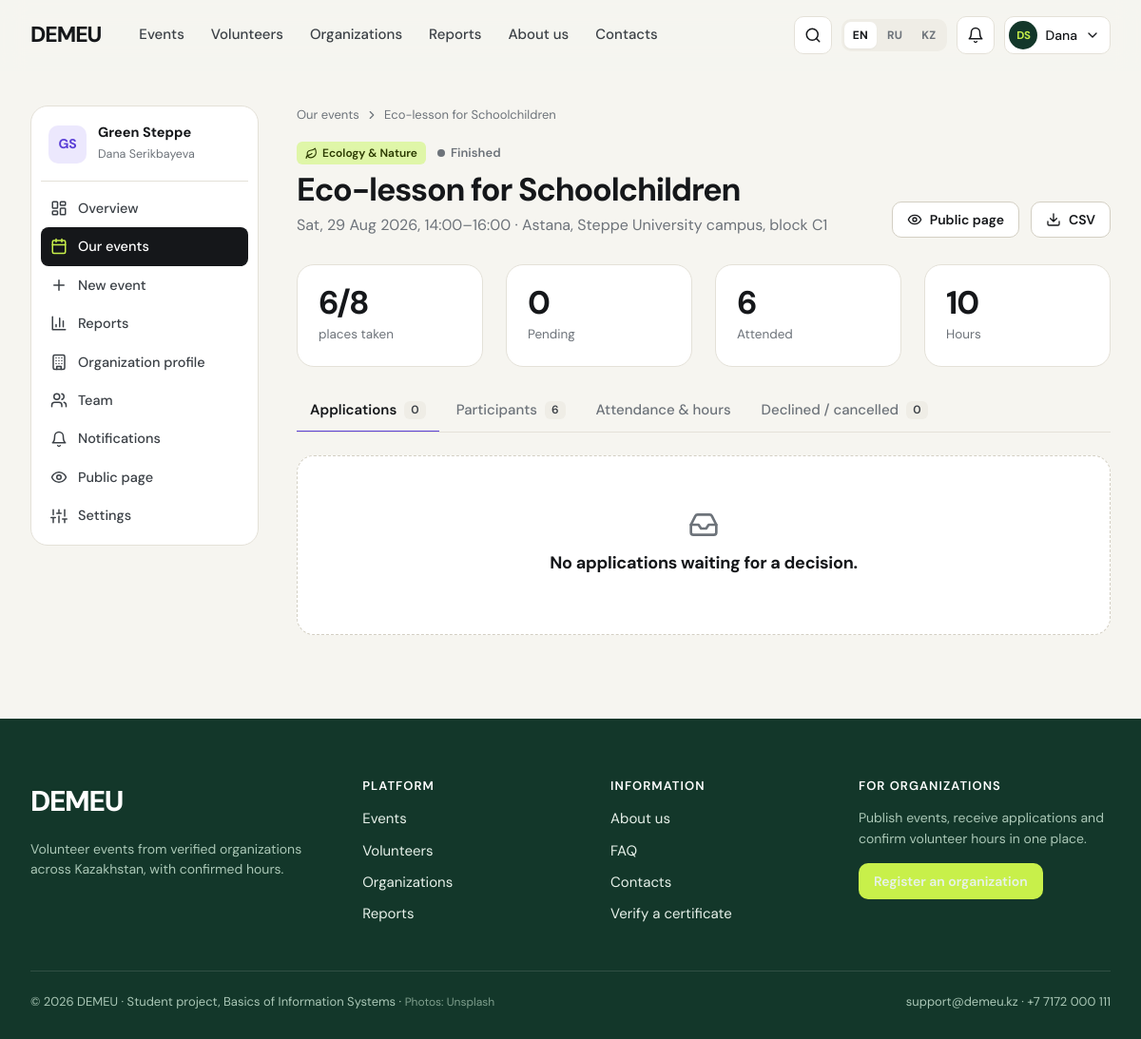
Page /org/events/333 (signed in) on the committed database.
### tables this page shows
CREATE TABLE coordinators (
    coordinator_id INTEGER PRIMARY KEY,
    user_id        INTEGER NOT NULL UNIQUE REFERENCES users(user_id) ON DELETE RESTRICT,
    org_id         INTEGER NOT NULL REFERENCES organizations(org_id) ON DELETE RESTRICT,
    full_name      TEXT NOT NULL CHECK (length(trim(full_name)) >= 3),
    phone          TEXT NOT NULL,
    position       TEXT,
    is_owner       INTEGER NOT NULL DEFAULT 0 CHECK (is_owner IN (0,1)),  -- can manage team & org profile
    created_at     TEXT NOT NULL DEFAULT (datetime('now','localtime'))
);

CREATE TABLE organizations (
    org_id           INTEGER PRIMARY KEY,
    name             TEXT NOT NULL UNIQUE,
    bin              TEXT NOT NULL UNIQUE CHECK (length(bin) = 12 AND bin NOT GLOB '*[^0-9]*'),
    org_type         TEXT NOT NULL CHECK (org_type IN ('ngo','foundation','initiative','university','government','business')),
    description      TEXT NOT NULL,
    city_id          INTEGER NOT NULL REFERENCES cities(city_id) ON DELETE RESTRICT,
    address          TEXT NOT NULL,
    email            TEXT NOT NULL,
    phone            TEXT NOT NULL,
    website          TEXT,
    logo_path        TEXT,
    founded_year     INTEGER CHECK (founded_year BETWEEN 1950 AND 2100),
    status           TEXT NOT NULL DEFAULT 'pending'
                     CHECK (status IN ('pending','verified','rejected','suspended')),
    status_comment   TEXT,                     -- reason for rejection / suspension
    verified_at      TEXT,
    verified_by      INTEGER REFERENCES users(user_id) ON DELETE SET NULL,
    created_at       TEXT NOT NULL DEFAULT (datetime('now','localtime'))
);

CREATE TABLE events (
    event_id              INTEGER PRIMARY KEY,
    org_id                INTEGER NOT NULL REFERENCES organizations(org_id) ON DELETE RESTRICT,
    coordinator_id        INTEGER NOT NULL REFERENCES coordinators(coordinator_id) ON DELETE RESTRICT,
    direction_id          INTEGER NOT NULL REFERENCES directions(direction_id) ON DELETE RESTRICT,
    city_id               INTEGER NOT NULL REFERENCES cities(city_id) ON DELETE RESTRICT,
    title                 TEXT NOT NULL CHECK (length(trim(title)) >= 5),
    summary               TEXT NOT NULL,       -- one line for cards
    description           TEXT NOT NULL,
    address               TEXT NOT NULL,
    starts_at             TEXT NOT NULL,       -- YYYY-MM-DD HH:MM
    ends_at               TEXT NOT NULL,
    registration_deadline TEXT NOT NULL,
    max_volunteers        INTEGER NOT NULL CHECK (max_volunteers BETWEEN 1 AND 1000),
    min_age               INTEGER NOT NULL DEFAULT 14 CHECK (min_age BETWEEN 14 AND 99),
    requires_approval     INTEGER NOT NULL DEFAULT 1 CHECK (requires_approval IN (0,1)),
    requirements          TEXT,                -- what to bring / skills needed
    provided              TEXT,                -- what organisers provide (meals, gloves...)
    cover_path            TEXT,
    status                TEXT NOT NULL DEFAULT 'published'
                          CHECK (status IN ('draft','published','cancelled','completed')),
    cancel_reason         TEXT,
    created_at            TEXT NOT NULL DEFAULT (datetime('now','localtime')),
    updated_at            TEXT,
    CHECK (ends_at > starts_at),
    CHECK (registration_deadline <= starts_at)
);

CREATE TABLE directions (
    direction_id INTEGER PRIMARY KEY,
    slug         TEXT NOT NULL UNIQUE,
    name_en      TEXT NOT NULL,
    name_ru      TEXT NOT NULL,
    name_kk      TEXT NOT NULL,
    icon         TEXT NOT NULL DEFAULT 'heart',
    tone         TEXT NOT NULL DEFAULT 'mint'
                 CHECK (tone IN ('mint','sage','butter','sky','rose','lilac'))
);

### demeu/org.py (the view)
@bp.route("/events/<int:event_id>")
@coordinator_only
def event_manage(event_id):
    ev = own_event(event_id)
    regs = query("""SELECT r.*, v.full_name, v.phone, v.birth_date, v.avatar_path, v.volunteer_id, u.email,
        (SELECT COUNT(*) FROM registrations r2 WHERE r2.volunteer_id=v.volunteer_id AND r2.status='attended') AS done,
        (SELECT COUNT(*) FROM registrations r2 WHERE r2.volunteer_id=v.volunteer_id AND r2.status='no_show') AS missed
        FROM registrations r JOIN volunteers v USING (volunteer_id) JOIN users u ON u.user_id=v.user_id
        WHERE r.event_id=? ORDER BY r.applied_at""", (event_id,))
    groups = {k: [r for r in regs if r["status"] in v] for k, v in {
        "pending": ("pending",), "participants": ("approved", "attended", "no_show"),
        "closed": ("rejected", "cancelled")}.items()}
    started = ev["starts_at"] <= now_str()
    tab = request.args.get("tab") or ("attendance" if started and ev["status"] == "published" else "pending")
    return render_template("org/event_manage.html", ev=ev, groups=groups, tab=tab, started=started,
                           finished=ev["ends_at"] <= now_str(),
                           hours=duration_hours(ev["starts_at"], ev["ends_at"]),
                           unmarked=sum(1 for r in regs if r["status"] == "approved"))

### demeu/templates/org/event_manage.html (shortened to what this page needs)
{% extends "org/_layout.html" %}
{% from "partials/macros.html" import avatar, status, empty, dir_tag %}
{% block cab %}
{% set phase = event_phase(ev) %}
<div class="crumbs"><a href="{{ url_for('org.events') }}">{{ _('org_events') }}</a>{{ icon('chevron-right', 14) }}<span>{{ ev.title }}</span></div>
<div class="cab-head">
  <div><div class="row mb-1">{{ dir_tag(ev) }}{{ status(phase) }}</div><h1>{{ ev.title }}</h1>
    <p>{{ fmt_date(ev.starts_at, True) }}, {{ fmt_time(ev.starts_at) }}–{{ fmt_time(ev.ends_at) }} · {{ ev.address }}</p></div>
  <div class="row">
    <a class="btn btn-ghost btn-sm" href="{{ url_for('public.event_detail', event_id=ev.event_id) }}">{{ icon('eye', 16) }} {{ _('public_page') }}</a>
    <a class="btn btn-ghost btn-sm" href="{{ url_for('org.export', event_id=ev.event_id) }}">{{ icon('download', 16) }} CSV</a>
  </div>
</div>
<div class="grid grid-4 mb-3">
  <div class="stat"><div class="num">{{ ev.taken }}/{{ ev.max_volunteers }}</div><div class="lbl">{{ _('approved_places') }}</div></div>
  <div class="stat"><div class="num">{{ groups.pending|length }}</div><div class="lbl">{{ _('st_pending') }}</div></div>
  <div class="stat"><div class="num">{{ groups.participants|selectattr('status','equalto','attended')|list|length }}</div><div class="lbl">{{ _('st_attended') }}</div></div>
  <div class="stat"><div class="num">{{ fmt_hours(groups.participants|selectattr('status','equalto','attended')|sum(attribute='hours_confirmed')) }}</div><div class="lbl">{{ _('hours_col') }}</div></div>
</div>
<nav class="tabs">
  <a class="{{ 'on' if tab == 'pending' }}" href="?tab=pending">{{ _('tab_applications') }} <span class="n">{{ groups.pending|length }}</span></a>
  <a class="{{ 'on' if tab == 'participants' }}" href="?tab=participants">{{ _('tab_participants') }} <span class="n">{{ groups.participants|length }}</span></a>
  {% if started and ev.status in ('published', 'completed') %}<a class="{{ 'on' if tab == 'attendance' }}" href="?tab=attendance">{{ _('tab_attendance') }}{% if unmarked %} <span class="n">{{ unmarked }}</span>{% endif %}</a>{% endif %}
  <a class="{{ 'on' if tab == 'closed' }}" href="?tab=closed">{{ _('tab_closed') }} <span class="n">{{ groups.closed|length }}</span></a>
</nav>
{% if tab == 'pending' %}
  {% if groups.pending %}
  <div class="table-wrap"><table class="table">
    <thead><tr><th>{{ _('volunteer') }}</th><th>{{ _('age') }}</th><th>{{ _('experience') }}</th><th>{{ _('motivation') }}</th><th>{{ _('applied') }}</th><th></th></tr></thead>
    <tbody>
    {% for r in groups.pending %}
      <tr><td><a class="person" href="{{ url_for('public.volunteer_profile', volunteer_id=r.volunteer_id) }}">{{ avatar(r.avatar_path, r.full_name, 'sm') }}{{ r.full_name }}</a></td>
        <td>{{ age_on(r.birth_date) }}</td>
        <td class="small">{{ _('n_attended', n=r.done) }}{% if r.missed %} · <span style="color:var(--danger)">{{ _('n_missed', n=r.missed) }}</span>{% endif %}</td>
        <td class="small cell-clip" title="{{ r.motivation or '' }}">{{ r.motivation or '—' }}</td>
        <td class="small nowrap">{{ fmt_dt(r.applied_at) }}</td>
        <td class="nowrap">
          {% if ev.status == 'published' and not started %}
          <form method="post" action="{{ url_for('org.decide', registration_id=r.registration_id) }}" class="inline-form">{{ csrf_field() }}
            <button class="btn btn-primary btn-xs" name="decision" value="approve" {{ 'disabled' if ev.taken >= ev.max_volunteers }}>{{ icon('check', 14) }} {{ _('approve') }}</button>
            <button class="btn btn-danger btn-xs" name="decision" value="reject">{{ icon('x', 14) }}</button></form>
          {% endif %}</td></tr>
    {% endfor %}
    </tbody></table></div>
  {% if ev.taken >= ev.max_volunteers %}<p class="small muted mt-1">{{ _('full_cannot_approve') }}</p>{% endif %}
  {% else %}{{ empty('inbox', _('no_pending_apps')) }}{% endif %}
{% endif %}
{% endblock %}

### demeu/templates/org/_layout.html (shortened to what this page needs)
{% extends "base.html" %}
{% from "partials/macros.html" import org_logo, status %}
{% block content %}
{% set ep = request.endpoint %}
<div class="wrap">
  <div class="cabinet">
    <nav class="card side-nav" aria-label="{{ _('org_cabinet') }}">
      <div class="who">{{ org_logo(g.org) }}<div><b>{{ g.org.name }}</b><span class="xs muted">{{ g.coordinator.full_name }}</span></div></div>
      <a class="{{ 'on' if ep == 'org.dashboard' }}" href="{{ url_for('org.dashboard') }}">{{ icon('dashboard') }} {{ _('overview') }}</a>
      <a class="{{ 'on' if ep in ('org.events', 'org.event_manage', 'org.event_edit') }}" href="{{ url_for('org.events') }}">{{ icon('calendar') }} {{ _('org_events') }}</a>
      <a class="{{ 'on' if ep == 'org.event_new' }}" href="{{ url_for('org.event_new') }}">{{ icon('plus') }} {{ _('new_event') }}</a>
      <a class="{{ 'on' if ep == 'org.reports' }}" href="{{ url_for('org.reports') }}">{{ icon('chart') }} {{ _('nav_reports') }}</a>
      {% if g.coordinator.is_owner %}
      <a class="{{ 'on' if ep == 'org.profile' }}" href="{{ url_for('org.profile') }}">{{ icon('building') }} {{ _('org_profile') }}</a>
      <a class="{{ 'on' if ep == 'org.team' }}" href="{{ url_for('org.team') }}">{{ icon('users') }} {{ _('team') }}</a>
      {% endif %}
      <a href="{{ url_for('auth.notifications') }}">{{ icon('bell') }} {{ _('notifications') }}{% if unread %}<span class="badge">{{ unread }}</span>{% endif %}</a>
      <a href="{{ url_for('public.organization_profile', org_id=g.org.org_id) }}">{{ icon('eye') }} {{ _('org_public_page') }}</a>
      <a href="{{ url_for('auth.settings') }}">{{ icon('sliders') }} {{ _('settings') }}</a>
    </nav>
    <div>
      {% block cab %}{% endblock %}
    </div>
  </div>
</div>
{% endblock %}

### demeu/templates/partials/macros.html (shortened to what this page needs)
{% macro org_logo(o, cls='') -%}
<span class="avatar org {{ cls }}">{% if o.logo_path or o.org_logo %}<img src="{{ media_url(o.logo_path or o.org_logo) }}" alt="">{% else %}{{ initials(o.name or o.org_name) }}{% endif %}</span>
{%- endmacro %}
{% macro dir_tag(row, prefix='dir_') -%}
<span class="tag tone-{{ row[prefix ~ 'tone'] if prefix else row.tone }}">{{ icon(row[prefix ~ 'icon'] if prefix else row.icon, 13) }}{{ loc(row, prefix ~ 'name' if prefix else 'name') }}</span>
{%- endmacro %}
{% macro status(value, label_prefix='st_') -%}
<span class="status st-{{ value }}">{{ _(label_prefix ~ value) }}</span>
{%- endmacro %}
{% macro empty(ic, title, text='', action_url=None, action_label=None) -%}
<div class="empty">{{ icon(ic, 32) }}<h3>{{ title }}</h3>{% if text %}<p>{{ text }}</p>{% endif %}
{% if action_url %}<a class="btn btn-dark btn-sm" href="{{ action_url }}">{{ action_label }}</a>{% endif %}</div>
{%- endmacro %}

### demeu/templates/base.html (shortened to what this page needs)
<!doctype html>
<html lang="{{ 'kk' if lang == 'kk' else lang }}">
<head>
  <link rel="stylesheet" href="{{ url_for('static', filename='css/app.css') }}">
</head>
<body class="{% block body_class %}{% endblock %}">
{% set ep = request.endpoint or '' %}
<header class="site-header">
  <div class="wrap header-inner">
    <a class="logo" href="{{ url_for('public.home') }}" aria-label="DEMEU">
      DEMEU
    </a>
    <nav class="nav" aria-label="{{ _('main_menu') }}">
      <a href="{{ url_for('public.events') }}" class="{{ 'active' if ep.startswith('public.event') }}">{{ _('nav_events') }}</a>
      <a href="{{ url_for('public.volunteers') }}" class="{{ 'active' if ep.startswith('public.volunteer') }}">{{ _('nav_volunteers') }}</a>
      <a href="{{ url_for('public.organizations') }}" class="{{ 'active' if ep.startswith('public.organization') }}">{{ _('nav_organizations') }}</a>
      <a href="{{ url_for('public.reports') }}" class="{{ 'active' if ep == 'public.reports' }}">{{ _('nav_reports') }}</a>
      <a href="{{ url_for('public.about') }}" class="{{ 'active' if ep == 'public.about' }}">{{ _('nav_about') }}</a>
      <a href="{{ url_for('public.contacts') }}" class="{{ 'active' if ep == 'public.contacts' }}">{{ _('nav_contacts') }}</a>
    </nav>
    <div class="header-tools">
      <a class="icon-btn hide-md" href="{{ url_for('public.search') }}" aria-label="{{ _('search') }}" title="{{ _('search') }}">{{ icon('search') }}</a>
      <div class="lang-switch" role="group" aria-label="{{ _('language') }}">
        {% for code in LANGS %}
          <a href="{{ url_for('public.set_lang', code=code, next=request.full_path) }}" class="{{ 'on' if code == lang }}" lang="{{ code }}">{{ LANG_LABELS[code] }}</a>
        {% endfor %}
      </div>
      {% if g.user %}
        <a class="icon-btn" href="{{ url_for('auth.notifications') }}" aria-label="{{ _('notifications') }}" title="{{ _('notifications') }}">
          {{ icon('bell') }}{% if unread %}<span class="count">{{ unread if unread < 100 else '99+' }}</span>{% endif %}
        </a>
        {% set person = g.volunteer or g.coordinator %}
        <div class="user-menu">
          <button class="user-btn" data-toggle="user-dd" aria-expanded="false" aria-haspopup="true">
            {% if g.volunteer and g.volunteer.avatar_path %}
              <span class="avatar sm"><img src="{{ url_for('media.public_file', folder=g.volunteer.avatar_path.split('/')[0], name=g.volunteer.avatar_path.split('/')[1]) }}" alt=""></span>
            {% else %}
              <span class="avatar sm">{{ initials(person.full_name if person else g.user.email) }}</span>
            {% endif %}
            <span class="hide-md">{{ (person.full_name.split()[0]) if person else _('role_admin') }}</span>{{ icon('chevron-down', 16) }}
          </button>
        </div>
      {% else %}
        <a class="btn btn-ghost btn-sm hide-md" href="{{ url_for('auth.login', next=request.full_path if ep not in ('auth.login','auth.register') else None) }}">{{ _('login') }}</a>
        <a class="btn btn-primary btn-sm" href="{{ url_for('auth.register') }}">{{ _('join') }}</a>
      {% endif %}
    </div>
  </div>
</header>
<main id="main">{% block content %}{% endblock %}</main>
{% block footer %}
<footer class="site-footer">
  <div class="wrap">
    <div class="footer-grid">
      <div>
        <a class="logo" href="{{ url_for('public.home') }}">DEMEU</a>
        <p class="mt-2 small">{{ _('footer_about') }}</p>
      </div>
      <div>
        <h4>{{ _('footer_platform') }}</h4>
        <ul>
          <li><a href="{{ url_for('public.events') }}">{{ _('nav_events') }}</a></li>
          <li><a href="{{ url_for('public.volunteers') }}">{{ _('nav_volunteers') }}</a></li>
          <li><a href="{{ url_for('public.organizations') }}">{{ _('nav_organizations') }}</a></li>
          <li><a href="{{ url_for('public.reports') }}">{{ _('nav_reports') }}</a></li>
        </ul>
      </div>
      <div>
        <h4>{{ _('footer_info') }}</h4>
        <ul>
          <li><a href="{{ url_for('public.about') }}">{{ _('nav_about') }}</a></li>
          <li><a href="{{ url_for('public.about') }}#faq">{{ _('faq') }}</a></li>
          <li><a href="{{ url_for('public.contacts') }}">{{ _('nav_contacts') }}</a></li>
          <li><a href="{{ url_for('public.verify') }}">{{ _('verify_certificate') }}</a></li>
        </ul>
      </div>
      <div>
        <h4>{{ _('footer_for_orgs') }}</h4>
        <p class="small">{{ _('footer_for_orgs_text') }}</p>
        <a class="btn btn-primary btn-sm" href="{{ url_for('auth.register_organization') }}">{{ _('register_org_cta') }}</a>
      </div>
    </div>
    <div class="footer-bottom">
      <span>© {{ 2026 }} DEMEU · {{ _('footer_rights') }} · <span class="photo-credit">{{ _('photo_credit') }}</span></span>
      <span>support@demeu.kz · +7 7172 000 111</span>
    </div>
  </div>
</footer>
{% endblock %}
</body>
</html>

### rows in the picture
coordinators: full_name "DS", full_name "Dana", coordinator.full_name "Dana Serikbayeva"
organizations: name "GS", org.name "Green Steppe"
events: title "Eco-lesson for Schoolchildren", starts_at "Sat, 29 Aug 2026", starts_at "14:00", ends_at "16:00", address "Astana, Steppe University campus, block C1", max_volunteers "8"
directions: name_en "Ecology & Nature"

### other values in the picture
{{ LANG_LABELS[code] }} "EN" "RU" "KZ"
{{ ev.taken }} "6"
{{ groups.pending|length }} "0"
{{ groups.participants|length }} "6"
{{ groups.closed|length }} "0"
{{ title }} "No applications waiting for a decision."
{{ 2026 }} "2026"
